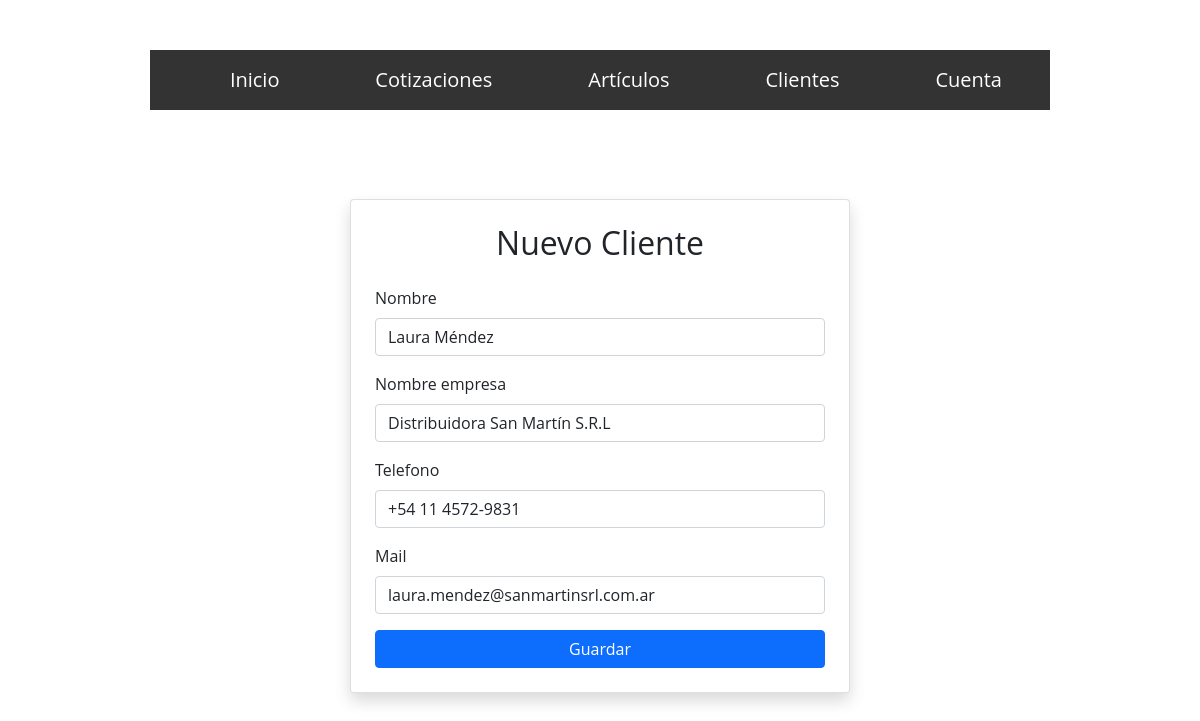
The page /clientes/actualizar_cliente/2/ (signed in) on the database its author committed.
### clientes/models.py (models this page shows, shortened)
class Clientes(models.Model):
    usuario_log=models.ForeignKey(User, on_delete=models.CASCADE)
    nombre=models.CharField(max_length=50)
    nombre_empresa=models.CharField(null=True, max_length=30)
    telefono=models.CharField(max_length=20)
    mail=models.EmailField()
    created=models.DateTimeField(auto_now_add=True)
    updated=models.DateField(auto_now=True)
    class Meta:
        verbose_name="Cliente"
        verbose_name_plural="Clientes"

### clientes/views.py (the view)
# urls.py: path('actualizar_cliente/<int:pk>/', ActualizarCliente.as_view(), name='actualizar_cliente'),
class ActualizarCliente(LoginRequiredMixin, UpdateView):
    model=Clientes
    form_class=ClienteForm
    template_name="nuevo_cliente.html"
    success_url=reverse_lazy('mis_clientes')
    def get_queryset(self):
        return Clientes.objects.filter(usuario_log=self.request.user)

### clientes/forms.py
class ClienteForm(forms.ModelForm):
    class Meta:
        model = Clientes
        exclude = ['usuario_log']
    def __init__(self, *args, **kwargs):
        super().__init__(*args, **kwargs)
        for field in self.fields.values():
            field.widget.attrs['class'] = 'form-control'

### clientes/templates/nuevo_cliente.html (shortened to what this page needs)
{% extends "estructura_base.html" %}
{% load static %}
{% block content %}
<section class="d-flex justify-content-center align-items-center" style="min-height: 80vh;">
    <div class="card shadow p-4" style="min-width: 350px; max-width: 500px; width: 100%;">
        <h2 class="mb-4 text-center">Nuevo Cliente</h2>
        <form method="POST" enctype="multipart/form-data">
            <div class="mb-3">
                {% for field in form %}
                <div class="mb-3">
                    <label class="form-label">{{ field.label }}</label>
                    {{ field }}
                </div>
                {% endfor %}
            </div>
            <div class="d-grid">
                <button type="submit" class="btn btn-primary">Guardar</button>
            </div>
        </form>
    </div>
</section>
{% endblock %}

### facturacionApp/static/home.css (style rules this page uses)
* { margin: 0; padding: 0; box-sizing: border-box; font-family: 'Open Sans', sans-serif; }
body { background-size: cover; padding-top: 50px; }

### rows shown on the page
Clientes: form "Laura Méndez" "Distribuidora San Martín S.R.L" "+54 11 4572-9831" "laura.mendez@sanmartinsrl.com.ar"

### other values the page prints
{{ field.label }} "Nombre" "Nombre empresa" "Telefono" "Mail"
